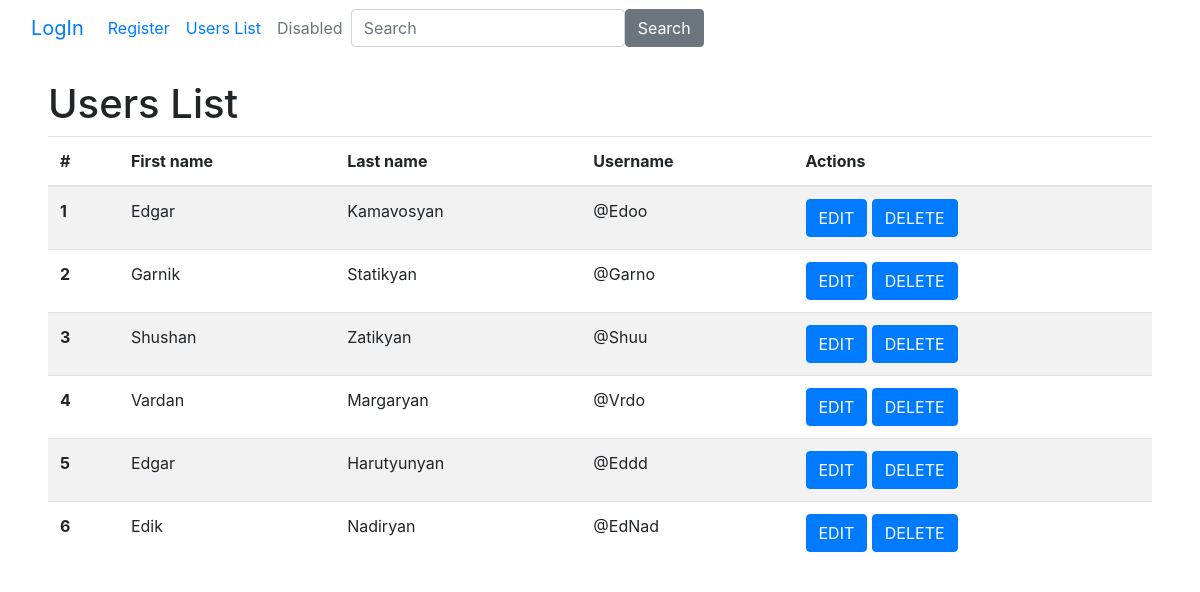
Screenshot of /request_user_list with the database file from the repository.
### app.py (models this page shows)
class User(db.Model, UserMixin):
    id = db.Column(db.Integer, primary_key=True)
    first_name = db.Column(db.String(20), nullable=False)
    last_name = db.Column(db.String(20), nullable=False)
    email = db.Column(db.String(30), nullable=False, unique=True)
    username = db.Column(db.String(20), nullable=False, unique=True)
    password = db.Column(db.String(80), nullable=False)  # It will be hashed, that's why it has space of 80 chars
    location = db.relationship('Location', backref='user', lazy='joined', cascade="all,delete")
    phones = db.relationship('Phone', backref='user', lazy='joined', cascade="all,delete")

### app.py (the view)
@app.route('/request_user_list', methods=["GET", "POST"])
def request_user_list():
    users = load_user_list()
    return render_template("user_list.html", obj=users, title="Users List")

### app.py (called while the page is built)
def load_user_list():
    return User.query.all()

### templates/user_list.html
{% extends 'home.html' %}
{% block content %}
    <table class="table table-striped">
        <thead>
            <tr>
              <th scope="col">#</th>
              <th scope="col">First name</th>
              <th scope="col">Last name</th>
              <th scope="col">Username</th>
              <th scope="col">Actions</th>
            </tr>
        </thead>
        <tbody>
            {% for o in obj %}
            <tr>
                <th scope="row"> {{o.id}} </th>
                <td>{{ o.first_name }}</td>
                <td>{{ o.last_name }}</td>
                <td>@{{ o.username }}</td>
                <td>
                    <a href="{{ url_for('edit_user', id=o.id) }}">
                        <button type="button" class="btn btn-primary">EDIT</button>
                    </a>
                    <a href="{{ url_for('delete', id=o.id) }}">
                        <button type="button" class="btn btn-primary">DELETE</button>
                    </a>
                </td>
            </tr>
            {% endfor %}
        </tbody>
    </table>
{% endblock %}

### templates/home.html (shortened to what this page needs)
<!DOCTYPE html>
<html lang="en">
<head>
    <link rel="stylesheet" href="https://cdn.jsdelivr.net/npm/bootstrap@4.4.1/dist/css/bootstrap.min.css">
</head>
<body>
    <nav class="navbar navbar-expand-lg bg-body-tertiary">
      <div class="container-fluid">
        <a class="navbar-brand" href="{{ url_for('login') }}">LogIn</a>
        <div class="collapse navbar-collapse" id="navbarTogglerDemo03">
          <ul class="navbar-nav me-auto mb-2 mb-lg-0">
            <li class="nav-item">
              <a class="nav-link active" aria-current="page" href="{{ url_for('register') }}">Register</a>
            </li>
            <li class="nav-item">
              <a class="nav-link" href="{{ url_for('request_user_list') }}">Users List</a>
            </li>
            <li class="nav-item">
              <a class="nav-link disabled" aria-disabled="true">Disabled</a>
            </li>
          </ul>
          <form method="POST" class="d-flex" role="search" action="{{ url_for('search') }}">
            <input class="form-control me-2" type="search" placeholder="Search" aria-label="Search" name="searched">
            <button class="btn btn-secondary" type="submit">Search</button>
          </form>
          <div class="mx-auto">
              <a class="nav-link disabled" aria-disabled="true">{{ current_user.first_name if current_user else "Pls LogIn" }}</a>
          </div>
        </div>
      </div>
    </nav>
    <br>
    <div class="px-5">
      <h1>{{ title }}</h1>
      {% block content %} {% endblock %}
    </div>
</body>
</html>

### rows the page displays
User: id "1", first_name "Edgar", last_name "Kamavosyan", username "Edoo"
User: id "2", first_name "Garnik", last_name "Statikyan", username "Garno"
User: id "3", first_name "Shushan", last_name "Zatikyan", username "Shuu"
User: id "4", first_name "Vardan", last_name "Margaryan", username "Vrdo"
User: id "5", first_name "Edgar", last_name "Harutyunyan", username "Eddd"
User: id "6", first_name "Edik", last_name "Nadiryan", username "EdNad"

### other values shown
{{ title }} "Users List"
